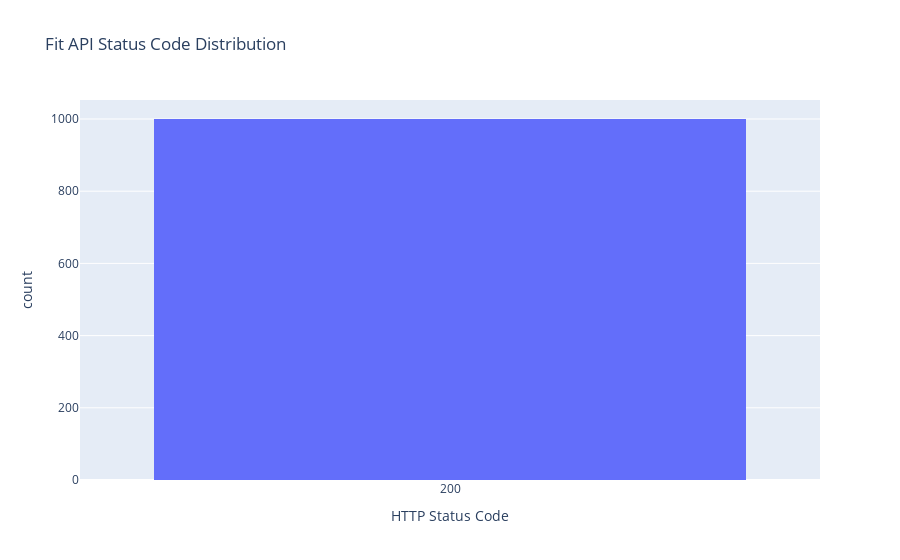

The code cell stored with this chart in its notebook:
### Code cell
# Fit API status code distribution
df_status_df = df.fillna({"status_code": -1}).copy()
df_status_df["status_code"] = df_status_df["status_code"].astype(int).astype(str)

fig_status = px.histogram(
    df_status_df,
    x="status_code",
    title="Fit API Status Code Distribution",
    labels={"status_code": "HTTP Status Code"},
)
fig_status.show()

### Figure 1 — Plotly figure (JSON) as saved in the notebook; plotly's stock layout.template omitted (floating-point values rounded to 4 significant figures; data arrays with more than 128 entries replaced by an {"elided": "..."} marker saying what was removed)
{"data": [{"alignmentgroup": "True", "bingroup": "x", "hovertemplate": "HTTP Status Code=%{x}<br>count=%{y}<extra></extra>", "legendgroup": "", "marker": {"color": "#636efa", "pattern": {"shape": ""}}, "name": "", "offsetgroup": "", "orientation": "v", "showlegend": false, "type": "histogram", "x": {"elided": "1000 str values"}, "xaxis": "x", "yaxis": "y"}], "layout": {"barmode": "relative", "legend": {"tracegroupgap": 0}, "title": {"text": "Fit API Status Code Distribution"}, "xaxis": {"anchor": "y", "domain": [0, 1], "title": {"text": "HTTP Status Code"}}, "yaxis": {"anchor": "x", "domain": [0, 1], "title": {"text": "count"}}}}
